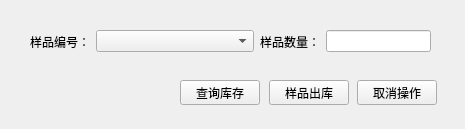
<?xml version="1.0" encoding="UTF-8"?>
<ui version="4.0">
 <class>outputstock</class>
 <widget class="QWidget" name="outputstock">
  <property name="geometry">
   <rect>
    <x>0</x>
    <y>0</y>
    <width>465</width>
    <height>129</height>
   </rect>
  </property>
  <property name="windowTitle">
   <string>样品出库</string>
  </property>
  <property name="windowIcon">
   <iconset resource="pic.qrc">
    <normaloff>:/pic/images/output.png</normaloff>:/pic/images/output.png</iconset>
  </property>
  <widget class="QWidget" name="">
   <property name="geometry">
    <rect>
     <x>30</x>
     <y>30</y>
     <width>401</width>
     <height>23</height>
    </rect>
   </property>
   <layout class="QHBoxLayout" name="horizontalLayout" stretch="1,3,1,2">
    <item>
     <widget class="QLabel" name="label">
      <property name="text">
       <string>样品编号：</string>
      </property>
     </widget>
    </item>
    <item>
     <widget class="QComboBox" name="idcomBox"/>
    </item>
    <item>
     <widget class="QLabel" name="label_2">
      <property name="text">
       <string>样品数量：</string>
      </property>
     </widget>
    </item>
    <item>
     <widget class="QLineEdit" name="numLineEdit"/>
    </item>
   </layout>
  </widget>
  <widget class="QWidget" name="">
   <property name="geometry">
    <rect>
     <x>180</x>
     <y>80</y>
     <width>257</width>
     <height>25</height>
    </rect>
   </property>
   <layout class="QHBoxLayout" name="horizontalLayout_2" stretch="10,1,10,1,10,0">
    <item>
     <widget class="QPushButton" name="selectBtn">
      <property name="text">
       <string>查询库存</string>
      </property>
     </widget>
    </item>
    <item>
     <spacer name="horizontalSpacer_3">
      <property name="orientation">
       <enum>Qt::Horizontal</enum>
      </property>
      <property name="sizeHint" stdset="0">
       <size>
        <width>40</width>
        <height>20</height>
       </size>
      </property>
     </spacer>
    </item>
    <item>
     <spacer name="horizontalSpacer_2">
      <property name="orientation">
       <enum>Qt::Horizontal</enum>
      </property>
      <property name="sizeHint" stdset="0">
       <size>
        <width>40</width>
        <height>20</height>
       </size>
      </property>
     </spacer>
    </item>
    <item>
     <widget class="QPushButton" name="outputBtn">
      <property name="text">
       <string>样品出库</string>
      </property>
     </widget>
    </item>
    <item>
     <spacer name="horizontalSpacer">
      <property name="orientation">
       <enum>Qt::Horizontal</enum>
      </property>
      <property name="sizeHint" stdset="0">
       <size>
        <width>40</width>
        <height>20</height>
       </size>
      </property>
     </spacer>
    </item>
    <item>
     <widget class="QPushButton" name="cancleBtn">
      <property name="text">
       <string>取消操作</string>
      </property>
     </widget>
    </item>
   </layout>
  </widget>
 </widget>
 <resources>
  <include location="pic.qrc"/>
 </resources>
 <connections/>
</ui>
